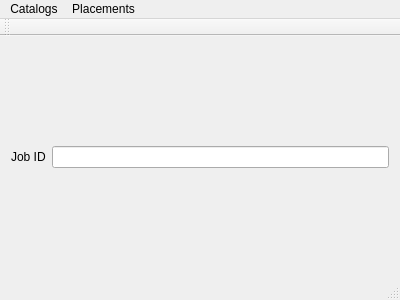
<?xml version="1.0" encoding="UTF-8"?>
<ui version="4.0">
 <class>Project</class>
 <widget class="QMainWindow" name="Project">
  <property name="geometry">
   <rect>
    <x>0</x>
    <y>0</y>
    <width>400</width>
    <height>300</height>
   </rect>
  </property>
  <property name="windowTitle">
   <string>Project</string>
  </property>
  <widget class="QWidget" name="centralWidget">
   <layout class="QHBoxLayout" name="horizontalLayout_2">
    <item>
     <widget class="QLabel" name="label">
      <property name="text">
       <string>Job ID</string>
      </property>
     </widget>
    </item>
    <item>
     <layout class="QHBoxLayout" name="horizontalLayout">
      <item>
       <widget class="QLineEdit" name="lineEdit"/>
      </item>
     </layout>
    </item>
   </layout>
  </widget>
  <widget class="QMenuBar" name="menuBar">
   <property name="geometry">
    <rect>
     <x>0</x>
     <y>0</y>
     <width>400</width>
     <height>21</height>
    </rect>
   </property>
   <widget class="QMenu" name="menuCatalogs">
    <property name="title">
     <string>Catalogs</string>
    </property>
    <addaction name="actionResistor"/>
    <addaction name="actionReactor"/>
   </widget>
   <widget class="QMenu" name="menuPlacements">
    <property name="title">
     <string>Placements</string>
    </property>
    <addaction name="actionReactorBankPlacement"/>
    <addaction name="actionResistorPlacement"/>
   </widget>
   <addaction name="menuCatalogs"/>
   <addaction name="menuPlacements"/>
  </widget>
  <widget class="QToolBar" name="mainToolBar">
   <attribute name="toolBarArea">
    <enum>TopToolBarArea</enum>
   </attribute>
   <attribute name="toolBarBreak">
    <bool>false</bool>
   </attribute>
  </widget>
  <widget class="QStatusBar" name="statusBar"/>
  <action name="actionResistor">
   <property name="text">
    <string>Resistor</string>
   </property>
  </action>
  <action name="actionReactor">
   <property name="text">
    <string>Reactor</string>
   </property>
  </action>
  <action name="actionReactorBankPlacement">
   <property name="text">
    <string>ReactorBankPlacement</string>
   </property>
  </action>
  <action name="actionResistorPlacement">
   <property name="text">
    <string>ResistorPlacement</string>
   </property>
  </action>
 </widget>
 <layoutdefault spacing="6" margin="11"/>
 <resources/>
 <connections/>
</ui>
